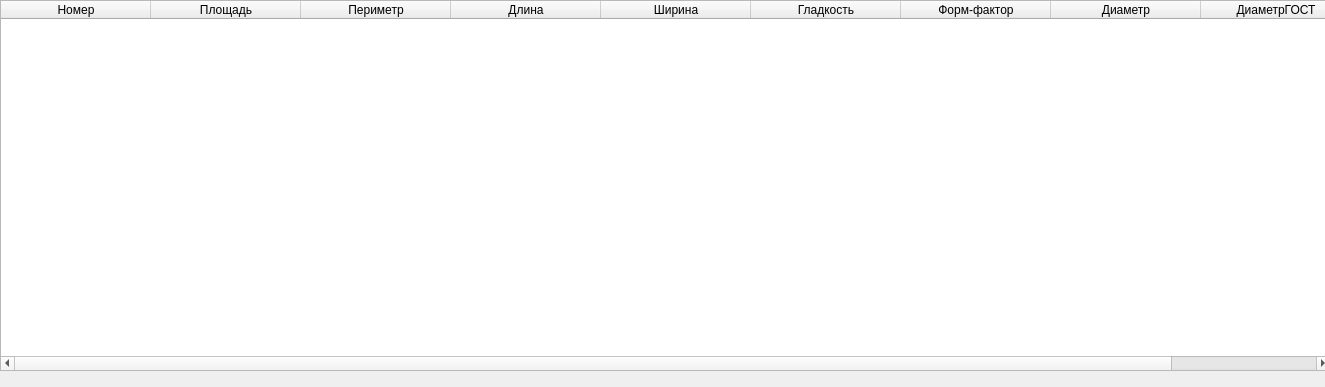
<?xml version="1.0" encoding="UTF-8"?>
<ui version="4.0">
 <class>TableCalculationForm</class>
 <widget class="QDialog" name="TableCalculationForm">
  <property name="geometry">
   <rect>
    <x>0</x>
    <y>0</y>
    <width>1325</width>
    <height>387</height>
   </rect>
  </property>
  <property name="windowTitle">
   <string>Информация о частицах</string>
  </property>
  <widget class="QTableWidget" name="tableWidget">
   <property name="geometry">
    <rect>
     <x>0</x>
     <y>0</y>
     <width>1331</width>
     <height>371</height>
    </rect>
   </property>
   <property name="rowCount">
    <number>0</number>
   </property>
   <property name="columnCount">
    <number>9</number>
   </property>
   <attribute name="horizontalHeaderDefaultSectionSize">
    <number>150</number>
   </attribute>
   <column>
    <property name="text">
     <string>Номер</string>
    </property>
   </column>
   <column>
    <property name="text">
     <string>Площадь</string>
    </property>
   </column>
   <column>
    <property name="text">
     <string>Периметр</string>
    </property>
   </column>
   <column>
    <property name="text">
     <string>Длина</string>
    </property>
   </column>
   <column>
    <property name="text">
     <string>Ширина</string>
    </property>
   </column>
   <column>
    <property name="text">
     <string>Гладкость</string>
    </property>
   </column>
   <column>
    <property name="text">
     <string>Форм-фактор</string>
    </property>
   </column>
   <column>
    <property name="text">
     <string>Диаметр</string>
    </property>
   </column>
   <column>
    <property name="text">
     <string>ДиаметрГОСТ</string>
    </property>
   </column>
  </widget>
 </widget>
 <resources/>
 <connections/>
</ui>
